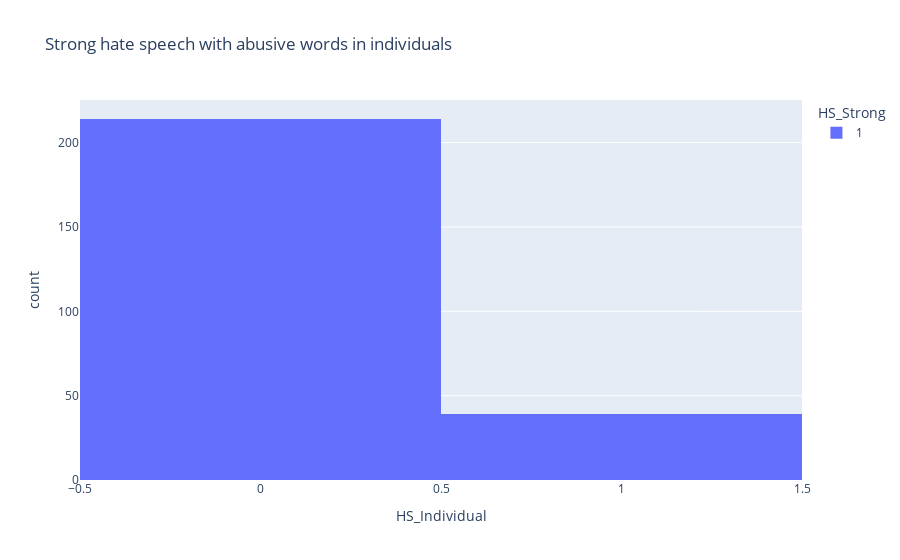

Notebook code cell kept with this figure:
### Markdown cell above
## Strong Hate Speeches that Contains Individuals

### Code cell
fig = px.histogram(filtered_strong_HS_data, x="HS_Individual", color="HS_Strong", title="Strong hate speech with abusive words in individuals")
fig.show()

### Figure 1 — Plotly figure (JSON) as saved in the notebook; plotly's stock layout.template omitted (floating-point values rounded to 4 significant figures; data arrays with more than 128 entries replaced by an {"elided": "..."} marker saying what was removed)
{"data": [{"alignmentgroup": "True", "bingroup": "x", "hovertemplate": "HS_Strong=1<br>HS_Individual=%{x}<br>count=%{y}<extra></extra>", "legendgroup": "1", "marker": {"color": "#636efa", "pattern": {"shape": ""}}, "name": "1", "offsetgroup": "1", "orientation": "v", "showlegend": true, "type": "histogram", "x": {"elided": "253 int values"}, "xaxis": "x", "yaxis": "y"}], "layout": {"barmode": "relative", "legend": {"title": {"text": "HS_Strong"}, "tracegroupgap": 0}, "title": {"text": "Strong hate speech with abusive words in individuals"}, "xaxis": {"anchor": "y", "domain": [0, 1], "title": {"text": "HS_Individual"}}, "yaxis": {"anchor": "x", "domain": [0, 1], "title": {"text": "count"}}}}
